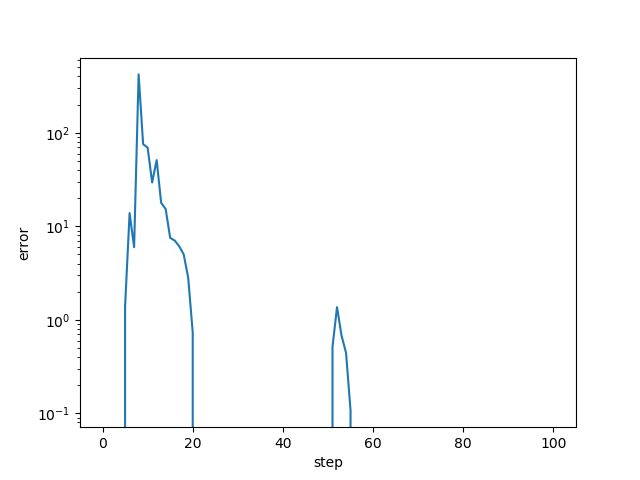

Source code (Python):
import numpy as np
from math import *

from numpy.linalg import inv, norm, solve


# % [xnew] = anderson(X, G)
# %
# % Apply Anderson acceleration to the fixed point iteration
# %   xnew = g(x)
# % given a history X = [x(k-m), ..., x(k)] and
# % corresponding evaluations [G(x(k-m)), ..., G(x(k))].
# % Returns the new point xnew = x(k+1).
# %
def anderson(X, G):
    #   % Ref: Homer F. Walker and Peng Ni,
    #   % "Anderson Acceleration for Fixed-Point Iterations"
    #   % https://doi.org/10.1137/10078356X
    #   %
    #   % NB: This all could be done a bit more efficiently by an update
    #   %     scheme.  In the interest of clarity, though, we're not
    #   %     going to bother.
    print(G.shape)
    F = G - X
    DF = F[:, 1:] - F[:, 0: - 1]
    DG = G[:, 1:] - G[:, 0:-1]
    fk = F[:, -1]

    # xnew = G[:, -1] - DG.dot(inv(DF).dot(fk))
    xnew = G[:, -1] - DG.dot(solve(DF, fk))

    return xnew

import os, sys
sys.path.append('../')
from hw6.hals import *

from numpy import array

AH0 = [H0]
GH0 = []
def updateAH(R, W, H):
    # print('update-H ', W, H)
    M = (W.T).dot(R)
    N = (W.T).dot(W)
    u = []
    for row in range(H.shape[0]):
        ui = []
        for col in range(H.shape[1]):
            ui.append(max(-H[row, col], M[row, col] / N[row, row]))
        u.append(ui)
    u = np.array(u)

    GH = H + u
    GH0.append(GH)

    AH = [] # certain row for all times
    for row in range(GH.shape[0]):
        AH.append(anderson(array(AH0)[:, row, :].T, array(GH0)[:, row, :].T).T)
        # print(anderson(array(AW0)[:, row, :].T, np.array(GW0)[:, row, :].T).T.shape)
    AH0.append(AH)

    return np.array(AH)


AW0 = [W0]
GW0 = []
def updateAW(R, W, H):
    M = R.dot(H.T)
    N = H.dot(H.T)
    u = []
    for row in range(W.shape[0]):
        ui = []
        for col in range(W.shape[1]):
            ui.append(max(-W[row, col], M[row, col] / N[col, col]))
        u.append(ui)
    u = np.array(u)

    GW = W + u
    GW0.append(GW)

    AW = [] # certain row for all times
    for row in range(GW.shape[0]):
        AW.append(anderson(array(AW0)[:, row, :].T, array(GW0)[:, row, :].T).T)
        # print(anderson(array(AW0)[:, row, :].T, np.array(GW0)[:, row, :].T).T.shape)
    AW0.append(AW)

    return np.array(AW)


r = [norm(R0, ord='fro')]
max_iter = 100  # or error
cnt = 0

while cnt < max_iter:
    cnt += 1

    W0 = updateAW(R0, W0, H0)
    R0 = A - W0.dot(H0)

    H0 = updateAH(R0, W0, H0)
    R0 = A - W0.dot(H0)

    r.append(norm(R0, ord='fro'))

import matplotlib.pyplot as plt
plt.semilogy([rr - r[-1] for rr in r])
plt.xlabel("step")
plt.ylabel("error")
plt.savefig('anderson.png')
plt.show()

[
    [1,2,3,4],
    [2,3,4,5],
    [3,4,5,6]
]

[
    [0,2,0,4],
    [2,0,4,0],
    [2,4,1,6]]
